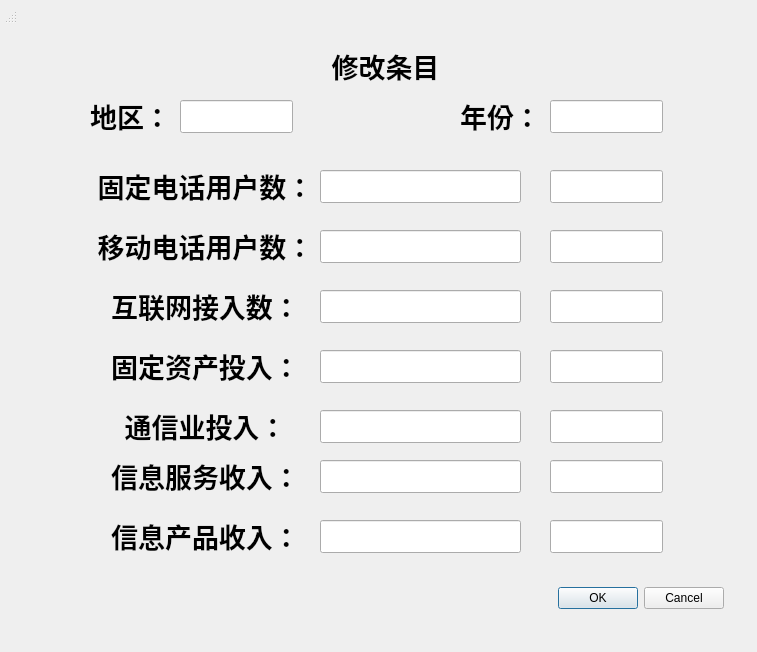
<?xml version="1.0" encoding="UTF-8"?>
<ui version="4.0">
 <class>Dialog</class>
 <widget class="QDialog" name="Dialog">
  <property name="geometry">
   <rect>
    <x>0</x>
    <y>0</y>
    <width>757</width>
    <height>652</height>
   </rect>
  </property>
  <property name="windowTitle">
   <string>MainWindow</string>
  </property>
  <widget class="QWidget" name="centralwidget" native="true">
   <property name="geometry">
    <rect>
     <x>30</x>
     <y>30</y>
     <width>693</width>
     <height>553</height>
    </rect>
   </property>
   <widget class="QLineEdit" name="regionValue">
    <property name="geometry">
     <rect>
      <x>150</x>
      <y>70</y>
      <width>113</width>
      <height>33</height>
     </rect>
    </property>
   </widget>
   <widget class="QLineEdit" name="yearValue">
    <property name="geometry">
     <rect>
      <x>520</x>
      <y>70</y>
      <width>113</width>
      <height>33</height>
     </rect>
    </property>
   </widget>
   <widget class="QLineEdit" name="fixedPhoneValue">
    <property name="geometry">
     <rect>
      <x>290</x>
      <y>140</y>
      <width>201</width>
      <height>33</height>
     </rect>
    </property>
   </widget>
   <widget class="QLineEdit" name="fixedPhoneUnit">
    <property name="geometry">
     <rect>
      <x>520</x>
      <y>140</y>
      <width>113</width>
      <height>33</height>
     </rect>
    </property>
   </widget>
   <widget class="QLineEdit" name="mobilePhoneUnit">
    <property name="geometry">
     <rect>
      <x>520</x>
      <y>200</y>
      <width>113</width>
      <height>33</height>
     </rect>
    </property>
   </widget>
   <widget class="QLabel" name="yearLabel">
    <property name="geometry">
     <rect>
      <x>430</x>
      <y>70</y>
      <width>81</width>
      <height>31</height>
     </rect>
    </property>
    <property name="font">
     <font>
      <pointsize>20</pointsize>
      <bold>true</bold>
     </font>
    </property>
    <property name="text">
     <string>年份：</string>
    </property>
    <property name="scaledContents">
     <bool>false</bool>
    </property>
    <property name="alignment">
     <set>Qt::AlignCenter</set>
    </property>
   </widget>
   <widget class="QLabel" name="fixedPhoneLabel">
    <property name="geometry">
     <rect>
      <x>60</x>
      <y>140</y>
      <width>231</width>
      <height>31</height>
     </rect>
    </property>
    <property name="font">
     <font>
      <pointsize>20</pointsize>
      <bold>true</bold>
     </font>
    </property>
    <property name="text">
     <string>固定电话用户数：</string>
    </property>
    <property name="scaledContents">
     <bool>false</bool>
    </property>
    <property name="alignment">
     <set>Qt::AlignCenter</set>
    </property>
   </widget>
   <widget class="QLineEdit" name="mobilePhoneValue">
    <property name="geometry">
     <rect>
      <x>290</x>
      <y>200</y>
      <width>201</width>
      <height>33</height>
     </rect>
    </property>
   </widget>
   <widget class="QLineEdit" name="internetValue">
    <property name="geometry">
     <rect>
      <x>290</x>
      <y>260</y>
      <width>201</width>
      <height>33</height>
     </rect>
    </property>
   </widget>
   <widget class="QLineEdit" name="fixedAssetsValue">
    <property name="geometry">
     <rect>
      <x>290</x>
      <y>320</y>
      <width>201</width>
      <height>33</height>
     </rect>
    </property>
   </widget>
   <widget class="QLineEdit" name="communicationValue">
    <property name="geometry">
     <rect>
      <x>290</x>
      <y>380</y>
      <width>201</width>
      <height>33</height>
     </rect>
    </property>
   </widget>
   <widget class="QLineEdit" name="infoServiceValue">
    <property name="geometry">
     <rect>
      <x>290</x>
      <y>430</y>
      <width>201</width>
      <height>33</height>
     </rect>
    </property>
   </widget>
   <widget class="QLineEdit" name="infoProductValue">
    <property name="geometry">
     <rect>
      <x>290</x>
      <y>490</y>
      <width>201</width>
      <height>33</height>
     </rect>
    </property>
   </widget>
   <widget class="QLineEdit" name="internetUnit">
    <property name="geometry">
     <rect>
      <x>520</x>
      <y>260</y>
      <width>113</width>
      <height>33</height>
     </rect>
    </property>
   </widget>
   <widget class="QLineEdit" name="fixedAssetsUnit">
    <property name="geometry">
     <rect>
      <x>520</x>
      <y>320</y>
      <width>113</width>
      <height>33</height>
     </rect>
    </property>
   </widget>
   <widget class="QLineEdit" name="communicationUnit">
    <property name="geometry">
     <rect>
      <x>520</x>
      <y>380</y>
      <width>113</width>
      <height>33</height>
     </rect>
    </property>
   </widget>
   <widget class="QLineEdit" name="infoServiceUnit">
    <property name="geometry">
     <rect>
      <x>520</x>
      <y>430</y>
      <width>113</width>
      <height>33</height>
     </rect>
    </property>
   </widget>
   <widget class="QLineEdit" name="infoProductUnit">
    <property name="geometry">
     <rect>
      <x>520</x>
      <y>490</y>
      <width>113</width>
      <height>33</height>
     </rect>
    </property>
   </widget>
   <widget class="QLabel" name="mobilePhoneLabel">
    <property name="geometry">
     <rect>
      <x>60</x>
      <y>200</y>
      <width>231</width>
      <height>31</height>
     </rect>
    </property>
    <property name="font">
     <font>
      <pointsize>20</pointsize>
      <bold>true</bold>
     </font>
    </property>
    <property name="text">
     <string>移动电话用户数：</string>
    </property>
    <property name="scaledContents">
     <bool>false</bool>
    </property>
    <property name="alignment">
     <set>Qt::AlignCenter</set>
    </property>
   </widget>
   <widget class="QLabel" name="internetLabel">
    <property name="geometry">
     <rect>
      <x>60</x>
      <y>260</y>
      <width>231</width>
      <height>31</height>
     </rect>
    </property>
    <property name="font">
     <font>
      <pointsize>20</pointsize>
      <bold>true</bold>
     </font>
    </property>
    <property name="text">
     <string>互联网接入数：</string>
    </property>
    <property name="scaledContents">
     <bool>false</bool>
    </property>
    <property name="alignment">
     <set>Qt::AlignCenter</set>
    </property>
   </widget>
   <widget class="QLabel" name="fixedAssetsLabel">
    <property name="geometry">
     <rect>
      <x>60</x>
      <y>320</y>
      <width>231</width>
      <height>31</height>
     </rect>
    </property>
    <property name="font">
     <font>
      <pointsize>20</pointsize>
      <bold>true</bold>
     </font>
    </property>
    <property name="text">
     <string>固定资产投入：</string>
    </property>
    <property name="scaledContents">
     <bool>false</bool>
    </property>
    <property name="alignment">
     <set>Qt::AlignCenter</set>
    </property>
   </widget>
   <widget class="QLabel" name="communicationLabel">
    <property name="geometry">
     <rect>
      <x>60</x>
      <y>380</y>
      <width>231</width>
      <height>31</height>
     </rect>
    </property>
    <property name="font">
     <font>
      <pointsize>20</pointsize>
      <bold>true</bold>
     </font>
    </property>
    <property name="text">
     <string>通信业投入：</string>
    </property>
    <property name="scaledContents">
     <bool>false</bool>
    </property>
    <property name="alignment">
     <set>Qt::AlignCenter</set>
    </property>
   </widget>
   <widget class="QLabel" name="infoServiceLabel">
    <property name="geometry">
     <rect>
      <x>60</x>
      <y>430</y>
      <width>231</width>
      <height>31</height>
     </rect>
    </property>
    <property name="font">
     <font>
      <pointsize>20</pointsize>
      <bold>true</bold>
     </font>
    </property>
    <property name="text">
     <string>信息服务收入：</string>
    </property>
    <property name="scaledContents">
     <bool>false</bool>
    </property>
    <property name="alignment">
     <set>Qt::AlignCenter</set>
    </property>
   </widget>
   <widget class="QLabel" name="infoProductLabel">
    <property name="geometry">
     <rect>
      <x>60</x>
      <y>490</y>
      <width>231</width>
      <height>31</height>
     </rect>
    </property>
    <property name="font">
     <font>
      <pointsize>20</pointsize>
      <bold>true</bold>
     </font>
    </property>
    <property name="text">
     <string>信息产品收入：</string>
    </property>
    <property name="scaledContents">
     <bool>false</bool>
    </property>
    <property name="alignment">
     <set>Qt::AlignCenter</set>
    </property>
   </widget>
   <widget class="QLabel" name="regionLabel_2">
    <property name="geometry">
     <rect>
      <x>290</x>
      <y>10</y>
      <width>131</width>
      <height>51</height>
     </rect>
    </property>
    <property name="font">
     <font>
      <pointsize>20</pointsize>
      <bold>true</bold>
     </font>
    </property>
    <property name="text">
     <string>修改条目</string>
    </property>
    <property name="scaledContents">
     <bool>false</bool>
    </property>
    <property name="alignment">
     <set>Qt::AlignCenter</set>
    </property>
   </widget>
   <widget class="QLabel" name="regionLabel">
    <property name="geometry">
     <rect>
      <x>60</x>
      <y>70</y>
      <width>81</width>
      <height>31</height>
     </rect>
    </property>
    <property name="font">
     <font>
      <pointsize>20</pointsize>
      <bold>true</bold>
     </font>
    </property>
    <property name="text">
     <string>地区：</string>
    </property>
    <property name="scaledContents">
     <bool>false</bool>
    </property>
    <property name="alignment">
     <set>Qt::AlignCenter</set>
    </property>
   </widget>
  </widget>
  <widget class="QStatusBar" name="statusbar">
   <property name="geometry">
    <rect>
     <x>0</x>
     <y>0</y>
     <width>16</width>
     <height>24</height>
    </rect>
   </property>
  </widget>
  <widget class="QDialogButtonBox" name="buttonBox">
   <property name="geometry">
    <rect>
     <x>550</x>
     <y>580</y>
     <width>174</width>
     <height>36</height>
    </rect>
   </property>
   <property name="standardButtons">
    <set>QDialogButtonBox::Cancel|QDialogButtonBox::Ok</set>
   </property>
  </widget>
  <action name="actionNew">
   <property name="text">
    <string>新增数据</string>
   </property>
  </action>
  <action name="actionFind">
   <property name="text">
    <string>查找数据</string>
   </property>
  </action>
  <action name="actionChange">
   <property name="text">
    <string>修改数据</string>
   </property>
  </action>
  <action name="actionStatics">
   <property name="text">
    <string>统计数据</string>
   </property>
  </action>
  <action name="actionSave">
   <property name="text">
    <string>保存到文件</string>
   </property>
  </action>
  <action name="actionLoad">
   <property name="text">
    <string>从文件载入</string>
   </property>
  </action>
 </widget>
 <resources/>
 <connections/>
</ui>
